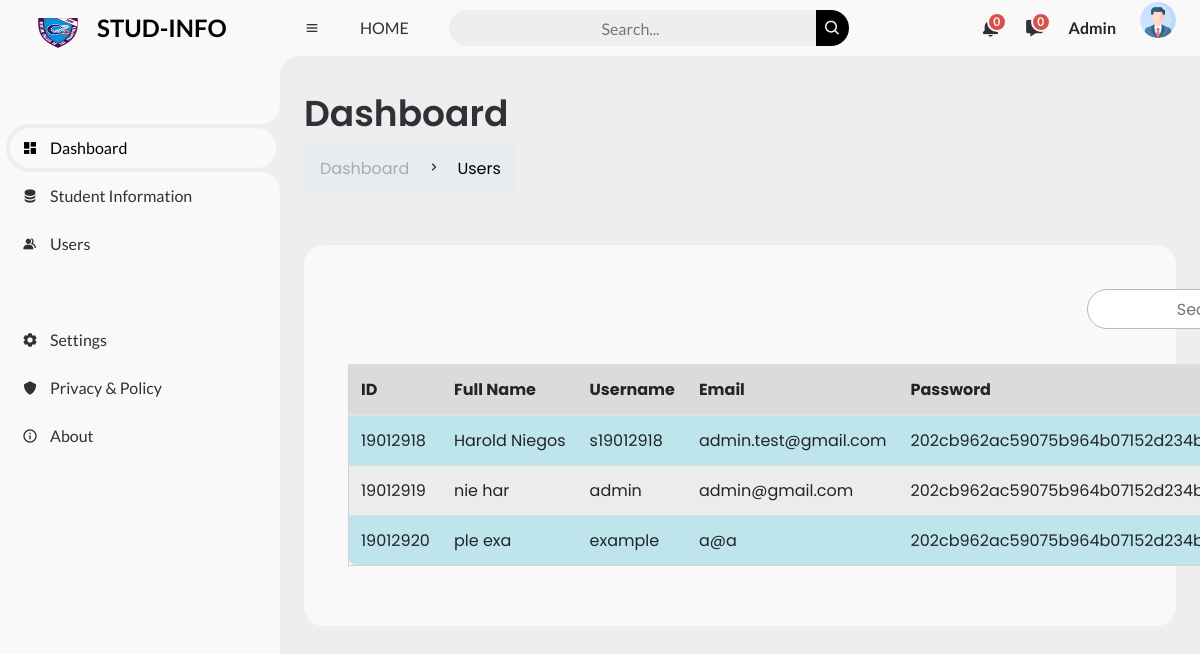
The app's page /users.php (signed in), older data.
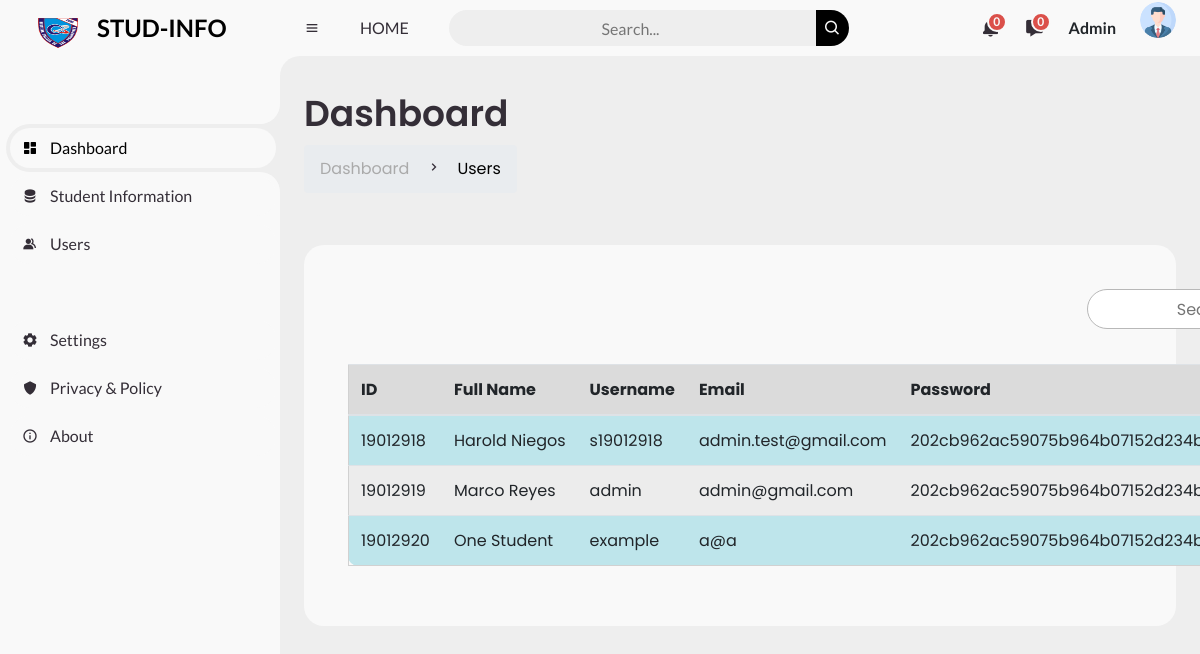
The same page, newer data.
### tables this page shows
CREATE TABLE `my_profile` (
  `id` int(11) NOT NULL,
  `email` varchar(50) NOT NULL,
  `username` varchar(255) NOT NULL,
  `password` varchar(255) NOT NULL,
  `lname` varchar(255) NOT NULL,
  `fname` varchar(255) NOT NULL,
  `age` int(10) NOT NULL,
  `sex` enum('Male','Female','Other') NOT NULL,
  `address` varchar(255) NOT NULL,
  `contact` int(255) NOT NULL,
  `mname` varchar(255) NOT NULL,
  `suffix` varchar(255) NOT NULL,
  `city` varchar(255) NOT NULL,
  `zip` int(255) NOT NULL,
  `role` enum('Student','Admin') NOT NULL,
  `access_level` enum('1','2') NOT NULL DEFAULT '2'
);

### users.php (the view, shortened to what this page needs)
<?php
include ("process.php");
include ("./include/sidebar.php");
$sql = "SELECT * FROM my_profile ORDER BY id";
$result = $con->query($sql) or die($con->error);
$row = $result->fetch_assoc();
?>
<!DOCTYPE html>
<html lang="en">
<head>
	<link href='https://unpkg.com/boxicons@2.0.9/css/boxicons.min.css' rel='stylesheet'>
	<link rel="stylesheet" href="style2.css">
</head>
<body>
	<section id="content">
		<nav>
			<i class='bx bx-menu' ></i>
			<a href="index.php" class="nav-link">HOME</a>
			<form action="">
				<div class="form-input">
					<input type="search" placeholder="Search...">
					<button type="submit" class="search-btn"><i class='bx bx-search' ></i></button>
				</div>
			</form>
			<a href="" class="notification">
				<span class="num">0</span>
			</a>
			<a href="" class="notification">
				<span class="num">0</span>
			</a>
			<b><?=$_SESSION['role']?></b><p class="profile"><img src="images/user.png">
</p>
			<div class="action">
      <div class="profile" onclick="menuToggle();">
      </div>
    </div>
		</nav>
		<main>
			<div class="head-title">
				<div class="left">
					<h1>Dashboard</h1>
					<ul class="breadcrumb">
						<li>
							<a href="">Dashboard</a>
						</li>
						<li><i class='bx bx-chevron-right' ></i></li>
						<li>
							<a class="active" href="">Users</a>
						</li>
					</ul>
				</div>
			</div>
			<ul class="box-info">
				<li>
<div class="card-body">
<link href="css/stylesheet.css" rel="stylesheet">
<input type="search" class="lighter-table-filter" data-table="table-info" placeholder="Search...">
<table class="table-info table" style="width: 100%;">
                                    <thead>
                                    <tr>
                                        <th>ID</th>
                                        <th>Full Name</th>
                                        <th>Username</th>
                                        <th>Email</th>
                                        <th>Password</th>
                                        </tr>
                                    </thead>
                                    <tbody>
                                    <?php do{
                                        if (!empty($row)){?>
                                        <tr>
                                        <td><?php echo $row['id'];?></td>
                                        <td><?php echo $row['fname'];?>&nbsp;<?php echo $row['lname'];?></td>
                                        <td><?php echo $row['username'];?></td>
                                        <td><?php echo $row['email'];?></td>
                                        <td><?php echo $row['password'];?></td>
                                       </tr>
                                    <?php }}while($row = $result->fetch_assoc()); ?>
                                    </tbody>
                                    </table>
                                    </div>
				</li>
			</ul>
		</main>
	</section>
</body>
</html>

### include/sidebar.php (shortened to what this page needs)
<section id="sidebar">
		<a class="brand">
			<li>&nbsp;&nbsp;&nbsp;&nbsp;&nbsp;
				<img src="./images/logo.png" style="width: 60px; height: 50px; padding: 10px; margin-top: 10px;"></li>
			<span class="text">&nbsp; STUD-INFO</span>
		</a>
		<ul class="side-menu top">
			<li class="active">
				<a href="index.php">
					<i class='bx bxs-dashboard' ></i>
					<span class="text">Dashboard</span>
				</a>
			</li>
			<li>
				<a href="stud_info.php">
					<i class='bx bxs-data' ></i>
					<span class="text">Student Information</span>
				</a>
			</li>
			<li>
				<a href="users.php">
					<i class='bx bxs-group' ></i>
					<span class="text">Users</span>
				</a>
			</li>
		</ul>
		<ul class="side-menu">
			<li>
				<a href="">
					<i class='bx bxs-cog' ></i>
					<span class="text">Settings</span>
				</a>
			</li>
			<li>
				<a href="">
					<i class='bx bxs-shield' ></i>
					<span class="text">Privacy & Policy</span>
				</a>
			</li>
			<li>
				<a href="">
					<i class='bx bx-info-circle' ></i>
					<span class="text">About</span>
				</a>
			</li>
		</ul>
	</section>
	<link rel="stylesheet" href="https://cdn.jsdelivr.net/npm/bootstrap@4.0.0/dist/css/bootstrap.min.css">

### css/stylesheet.css (style rules this page uses)
input { width: 250px; height: 40px; float: right; text-align: center; border-radius: 5px; border: 1px solid #b8b8b8; border-radius: 20px; }
table { margin-top: 75px; width: 100%; border: 1px solid rgb(209, 209, 209); padding: 10px; border-radius: 10px; }
tr:nth-of-type(even) { background: #ececec; }
thead { background: #dbdbdb; }

### users.php (style rules this page uses)
.action { position: fixed; top: 20px; right: 30px; }
.action .profile { position: relative; width: 60px; height: 60px; border-radius: 50%; overflow: hidden; cursor: pointer; }

Row changes from the older to the newer data that the page shows:
changed my_profile "admin": fname "nie" → "Marco"; lname "har" → "Reyes"
changed my_profile "example": fname "ple" → "One"; lname "exa" → "Student"
